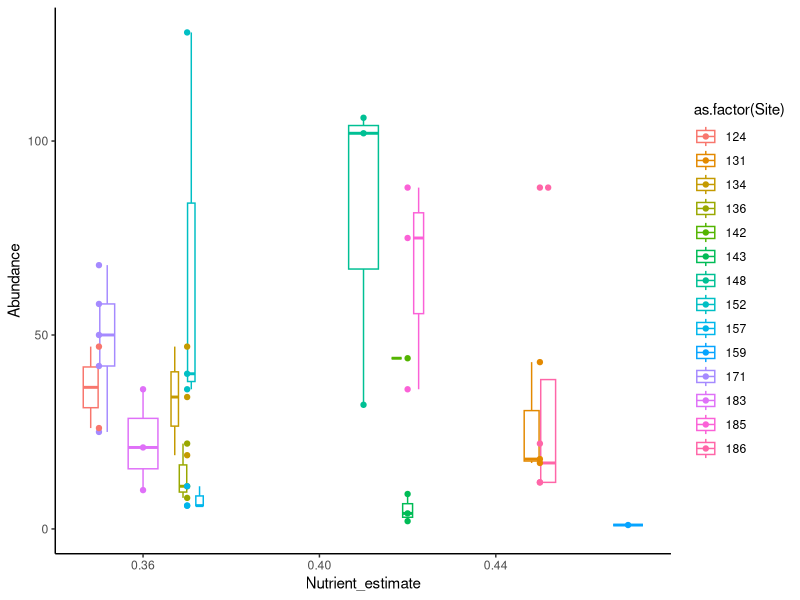
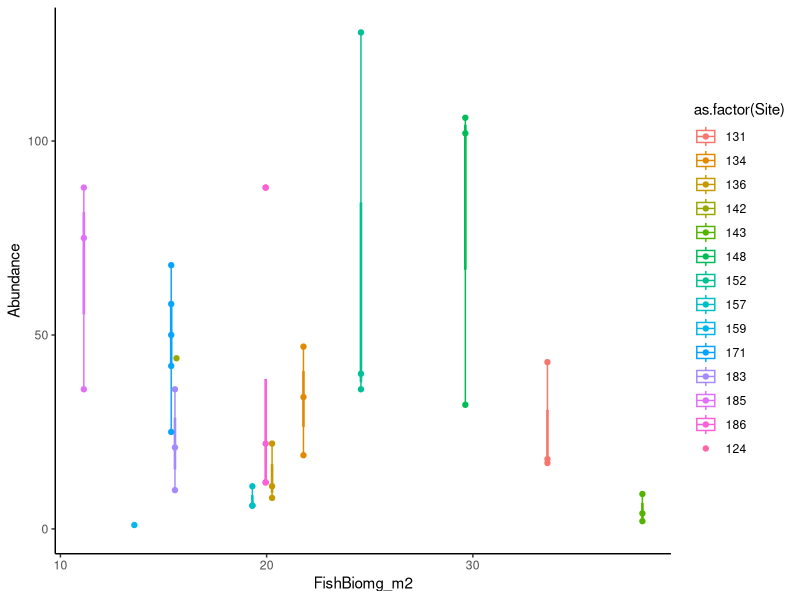
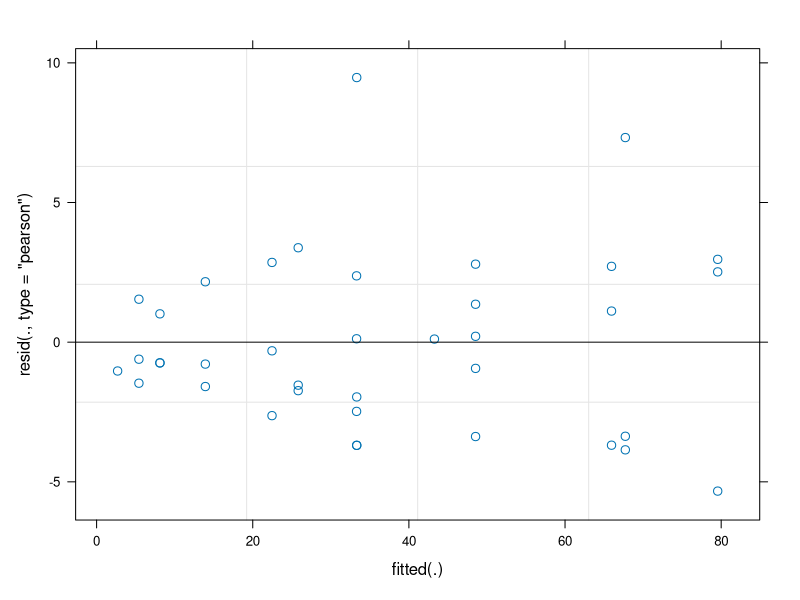
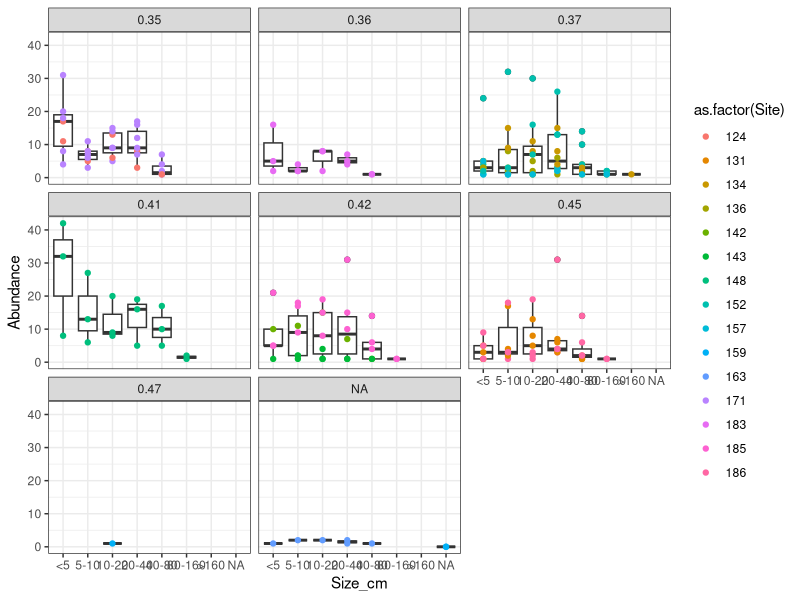
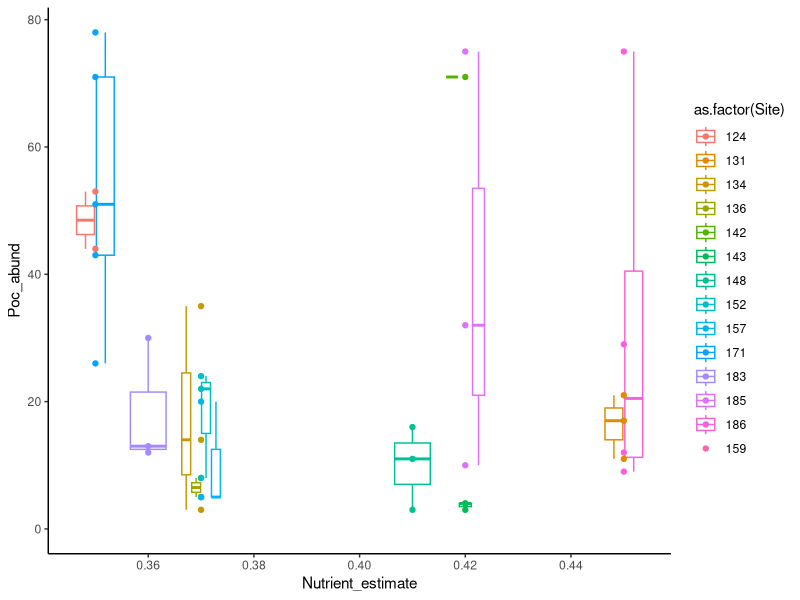
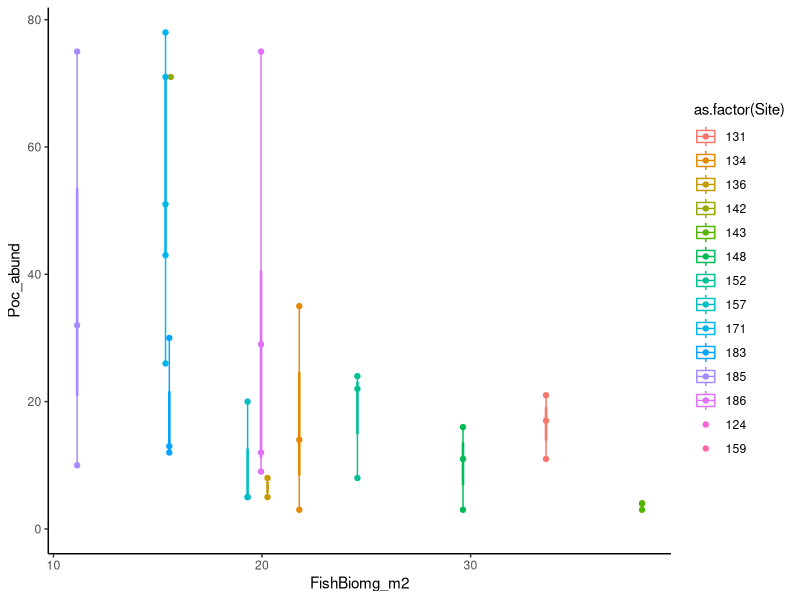
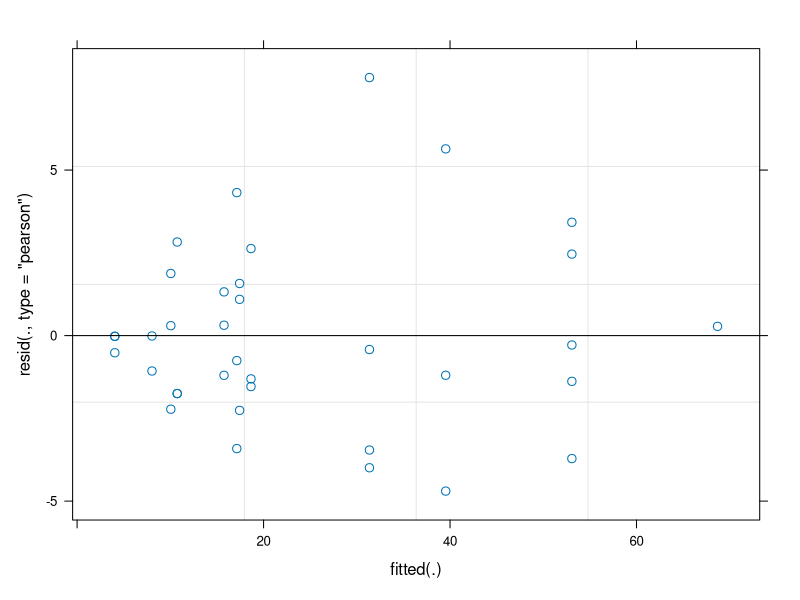
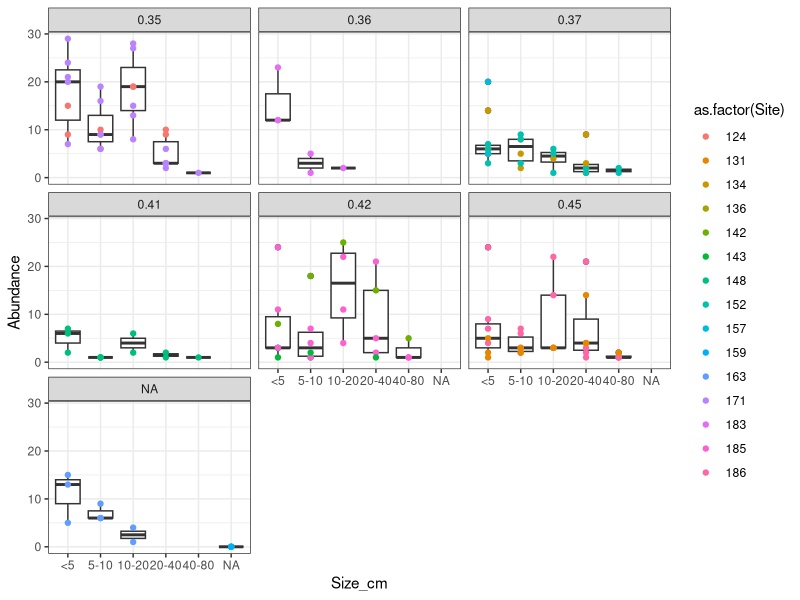

Generate these figures, in order, with R:
## ---- chunk 1
knitr::opts_chunk$set(echo = TRUE)


require(here)
require(tidyverse)
require(vegan)
require(lme4)
## ---- chunk 2
# colony counts
colonies <- read_csv(here("data/Colony_counts.csv")) %>% 
  # fix this weird date entry
  mutate(Date = case_when(
    Date == "8/21/22" ~ "8/21/2022",
    TRUE ~ Date
  ))

# bring in site visual nutrient file
nuts <- read_csv(here("data/site_metadata.csv")) 
  
# and nutrient working group file that we will use as metadata
nutMetadat <- read_csv(here("data/All_dat_withFish.csv")) 
# Make overall site stats
## ---- chunk 3
colonies %>% 
  select(Genus) %>% 
  unique() 

# fix them
colonies %>% 
  mutate(Genus = case_when(
    Genus == "Cyphestrea" ~ "Cyphastrea",
    Genus == "Fungiid" ~ "Fungiidae",
    Genus == "leptastrea" ~ "Leptastrea",
      Genus == "Leptastrea?" ~ "Leptastrea",
      Genus == "Napropora" ~ "Napopora",
      Genus == "Napropora" ~ "Napopora",
    Genus == "Napapora"~ "Napopora",
      Genus == "Pammacora" ~ "Psammocora",
      Genus == "Psammacora" ~ "Psammocora", 
      Genus == "Porites rus" ~ "Porites_rus",
      Genus == "Porites_Rus" ~ "Porites_rus",
      Genus == "Porites_Massive" ~ "Porites_massive",
    TRUE ~ Genus
  )) %>% 
  filter(Genus != "Single_polyp") -> colonies_cleaned


# check
colonies_cleaned %>% 
  select(Genus) %>% 
  unique() 
## ---- chunk 4
colonies_cleaned %>% 
  mutate(Transect = parse_number(Transect)) %>% 
  mutate(TransectSite = paste0(Site, "T", Transect)) %>% 
  group_by(Transect, TransectSite, Date, Site, Genus) %>% 
  summarize(Abundance = sum(Count)) %>% 
  ungroup() %>% 
  # replace this with the nearest station
  mutate(Site = ifelse(Site == "Gump", 159, Site)) %>% 
  mutate(Site = as.double(Site)) %>% 
  # join visual nutrient data
  full_join(nuts, by = "Site") -> genusAbund_temp

## ---- chunk 5
# select the stuff we want:
nutMetadat %>% 
  filter(TimePeriod == "2021-May") %>% 
  mutate(Site = as.double(Site)) %>% 
  select(Site, Latitude, Longitude, Distance_to_crest, Distance_to_shore, Distance_to_pass, Distance_to_deep_lagoon_water, Distance_to_population_center, Habitat, Microbial_Species_Richness, Microbial_Shannon_Diversity, Microbial_Phylogenetic_Diversity, Microbial_Evenness, Microbial_PCoA1, Microbial_PCoA2, FishNH4ug_min_m2, FishBiomg_m2) -> nmwgMetadat

# also do a separate one for 124 since it doesn't have a May 2021 line in the df:
nutMetadat %>% 
  filter(Site == 124) %>% 
  filter(TimePeriod == "2020-August") %>% 
  mutate(Site = as.double(Site)) %>% 
  select(Site, Latitude, Longitude, Distance_to_crest, Distance_to_shore, Distance_to_pass, Distance_to_deep_lagoon_water, Distance_to_population_center, Habitat, Microbial_Species_Richness, Microbial_Shannon_Diversity, Microbial_Phylogenetic_Diversity, Microbial_Evenness, Microbial_PCoA1, Microbial_PCoA2, FishNH4ug_min_m2, FishBiomg_m2) -> nmwgMetadat124
## ---- chunk 6
genusAbund_temp %>% 
  filter(Site != 124) %>% 
  left_join(nmwgMetadat) -> genusAbund_tempNo124
  
genusAbund_temp %>% 
  filter(Site == "124") %>% 
  left_join(nmwgMetadat124, by = "Site") -> genusAbund_temp124
  
  
# put them together
genusAbund_tempNo124 %>% 
  filter(Site != 163) %>% 
  bind_rows(genusAbund_temp124) -> genusAbund_Long
## ---- chunk 7
genusAbund_Long %>% 
  group_by(TransectSite, Date, Transect, Site) %>% 
  summarize(N = n()) %>% 
  select(-N) -> all_ids
## ---- chunk 8
genusAbund_Long %>% 
  filter(Genus == "Montipora") %>% 
  full_join(all_ids) %>% 
  mutate(Abundance = replace_na(Abundance, 0)) -> montipAbund

## ---- chunk 9
montipAbund %>% 
  ggplot(aes(x = Nutrient_estimate, y = Abundance, color = as.factor(Site))) +
  geom_boxplot() +
  geom_point() +
  theme_classic()
## ---- chunk 10
montipAbund %>% 
  ggplot(aes(x = FishBiomg_m2, y = Abundance, color = as.factor(Site))) +
  geom_boxplot() +
  geom_point() +
  theme_classic()
## ---- chunk 11
m.Montip <- glmer(Abundance ~ Nutrient_estimate + scale(FishBiomg_m2) + (1 | Site), data = montipAbund, family = poisson(link = "log"))
  summary(m.Montip)
  plot(m.Montip)
## ---- chunk 12
colonies_cleaned %>% 
  mutate(Transect = parse_number(Transect)) %>% 
  mutate(TransectSite = paste0(Site, "T", Transect)) %>% 
  group_by(Transect, TransectSite, Date, Site, Genus, Size_cm) %>% 
  summarize(Abundance = sum(Count)) %>% 
  ungroup() %>% 
  # replace this with the nearest station
  mutate(Site = ifelse(Site == "Gump", 159, Site)) %>% 
  mutate(Site = as.double(Site)) %>% 
  # join visual nutrient data
  full_join(nuts, by = "Site") %>% 
  filter(Genus == "Montipora") %>% 
  full_join(all_ids) %>% 
  mutate(Abundance = replace_na(Abundance, 0)) %>% 
  mutate(Size_cm = factor(Size_cm, levels = c("<5", "5-10", "10-20", "20-40", "40-80", "80-160", ">160"))) -> montipSize
## ---- chunk 13
montipSize %>% 
  #group_by(Size_cm, Nutrient_estimate) %>% 
  #summarize(Mean_abund = mean(Abundance),
  #          sd_abund = sd(Abundance)) %>% 
  ggplot(aes(x = Size_cm, y = Abundance)) + 
  geom_boxplot() +
  geom_point(aes(color = as.factor(Site))) +
  facet_wrap(~as.factor(Nutrient_estimate)) +
  theme_bw()
## ---- chunk 14
genusAbund_Long %>% 
  filter(Genus == "Pocillopora") %>% 
  full_join(all_ids) %>% 
  mutate(Abundance = replace_na(Abundance, 0)) %>% 
  rename(Poc_abund = Abundance )-> pocAbund

## ---- chunk 15
pocAbund %>% 
  ggplot(aes(x = Nutrient_estimate, y = Poc_abund, color = as.factor(Site))) +
  geom_boxplot() +
  geom_point() +
  theme_classic()
## ---- chunk 16
pocAbund %>% 
  ggplot(aes(x = FishBiomg_m2, y = Poc_abund, color = as.factor(Site))) +
  geom_boxplot() +
  geom_point() +
  theme_classic() # Huh... Wonder if that's real? 
## ---- chunk 17
m.Poc <- glmer(Poc_abund ~ Nutrient_estimate + scale(FishBiomg_m2) + (1 | Site), data = pocAbund, family = poisson(link = "log"))
  summary(m.Poc)
  plot(m.Poc)
## ---- chunk 18
colonies_cleaned %>% 
  mutate(Transect = parse_number(Transect)) %>% 
  mutate(TransectSite = paste0(Site, "T", Transect)) %>% 
  group_by(Transect, TransectSite, Date, Site, Genus, Size_cm) %>% 
  summarize(Abundance = sum(Count)) %>% 
  ungroup() %>% 
  # replace this with the nearest station
  mutate(Site = ifelse(Site == "Gump", 159, Site)) %>% 
  mutate(Site = as.double(Site)) %>% 
  # join visual nutrient data
  full_join(nuts, by = "Site") %>% 
  filter(Genus == "Pocillopora") %>% 
  full_join(all_ids) %>% 
  mutate(Abundance = replace_na(Abundance, 0)) %>% 
  mutate(Size_cm = factor(Size_cm, levels = c("<5", "5-10", "10-20", "20-40", "40-80", "80-160", ">160"))) -> pocSize
## ---- chunk 19
pocSize %>% 
  #group_by(Size_cm, Nutrient_estimate) %>% 
  #summarize(Mean_abund = mean(Abundance),
  #          sd_abund = sd(Abundance)) %>% 
  ggplot(aes(x = Size_cm, y = Abundance)) + 
  geom_boxplot() +
  geom_point(aes(color = as.factor(Site))) +
  facet_wrap(~as.factor(Nutrient_estimate)) +
  theme_bw()
## ---- chunk 20
montipAbund %>% 
  rename(Montip_abundance = Abundance) %>% 
  select(-Genus) %>% 
  full_join(pocAbund) -> WRONG
## ---- chunk 21
WRONG %>% 
  ggplot(aes(x = Montip_abundance, y = Poc_abund, color = (Nutrient_estimate))) +
  geom_point() +
  # 1:1 line
  geom_abline(slope = 1, intercept = 0) +
  scale_colour_gradient(low = "gray", high = "red") +
  theme_classic()
## ---- chunk 22
mPocMonti <- glm(Poc_abund ~ Montip_abundance + Nutrient_estimate + Montip_abundance:Nutrient_estimate, family = poisson, data = WRONG)
  summary(mPocMonti)
  plot(mPocMonti)
## ---- chunk 23
pred <- expand.grid(Montip_abundance = seq(from = min(WRONG$Montip_abundance, na.rm = TRUE),
                         to = max(WRONG$Montip_abundance, na.rm = TRUE),
                         length.out = length(WRONG$Montip_abundance)),
                    Nutrient_estimate = c(min(WRONG$Nutrient_estimate, na.rm = TRUE),
                                          mean(WRONG$Nutrient_estimate, na.rm = TRUE),
                         max(WRONG$Nutrient_estimate, na.rm = TRUE)))



pred$PredPocAbund <- predict(mPocMonti, 
                 pred, 
                 type = "response")


# plot
pred %>% 
  ggplot(aes(x = Montip_abundance, y = PredPocAbund, color = Nutrient_estimate)) +
  #ylab("Predicted Pocillopora abundance") +
  scale_colour_gradient(low = "gray", high = "red") +
  geom_point() +
  theme_classic()


  # ggsave(here("figures/PredTrapeziidabund.jpg"), width = 4.5, height = 3, dpi = 500)
## ---- chunk 24
genusAbund_Long %>% 
  pivot_wider(names_from = Genus, values_from = Abundance) %>% 
  # replace NA's with zeros
  mutate_all(~replace(., is.na(.), 0)) -> spp_matrix_wide # for no coral_ID remove beginning columns
## ---- chunk 25
spp_mat_rare <- spp_matrix_wide[, colSums(spp_matrix_wide != 0) >= round(dim(spp_matrix_wide)[1]*0.05)] # at least 5% of samples
## ---- chunk 26
# get index for where coral columns start
first_coral <- grep("Acropora", colnames(spp_mat_rare))

shann.in <- diversity(spp_mat_rare[,first_coral:dim(spp_mat_rare)[2]], index = "shannon")
simp.in <- diversity(spp_mat_rare[,first_coral:dim(spp_mat_rare)[2]], index = "simpson")
invSimp.in <- diversity(spp_mat_rare[,first_coral:dim(spp_mat_rare)[2]], index = "invsimpson")
spp.rich <- specnumber(spp_mat_rare[,first_coral:dim(spp_mat_rare)[2]])



div.metrics <- cbind(shann.in, simp.in, invSimp.in, spp.rich, spp_mat_rare[,1:(first_coral-1)]) 
  

## ---- chunk 27
# shannon
div.metrics %>% 
  ggplot(aes(x = as.factor(Site), y = shann.in, fill = KellyDeron_habitat)) +
  geom_boxplot() +
  ylab("Shannon diversity") +
  theme_classic()

# spp richness
div.metrics %>% 
  ggplot(aes(x = as.factor(Site), y = spp.rich, fill = KellyDeron_habitat)) +
  geom_boxplot() +
  ylab("Species richness") +
  theme_classic()


# simpson
div.metrics %>% 
  ggplot(aes(x = as.factor(Site), y = simp.in, fill = KellyDeron_habitat)) +
  geom_boxplot() +
  ylab("Simpson's index") +
  theme_classic()

# inverse simpson
div.metrics %>% 
  ggplot(aes(x = as.factor(Site), y = invSimp.in, fill = KellyDeron_habitat)) +
  geom_boxplot() +
  theme_classic()

## ---- chunk 28
# shannon
div.metrics %>% 
 #filter(Site != 159) %>% 
  ggplot(aes(x = Nutrient_estimate, y = shann.in, color = as.factor(Site))) +
  geom_boxplot() +
  geom_point() +
  ylab("Shannon diversity") +
  theme_classic() # Gump is just crazy..

# spp richness
div.metrics %>% 
  #filter(Site != 159) %>% 
  ggplot(aes(x = Nutrient_estimate, y = spp.rich, color = as.factor(Site))) +
  geom_boxplot() +
  geom_point() +
  ylab("Coral species richness") +
  xlab("Visual Nutrient Estimate") +
  theme_classic()

ggsave(here("figures/SppRichNut.jpg"), width = 7, height = 4.6, dpi = 500)


# simpson
div.metrics %>% 
  #filter(Site != 159) %>% 
  ggplot(aes(x = Nutrient_estimate, y = simp.in, color = as.factor(Site))) +
  geom_boxplot() +
  geom_point() +
  ylab("Simpson's index") +
  theme_classic()


# inverse simpson
div.metrics %>% 
  #filter(Site != 159) %>% 
  ggplot(aes(x = Nutrient_estimate, y = invSimp.in, color = as.factor(Site))) +
  geom_boxplot() +
  geom_point() +
  theme_classic()

## ---- chunk 29
m.sppRich <- glm(spp.rich ~ Nutrient_estimate, family = poisson, data = div.metrics)
  summary(m.sppRich)
  plot(m.sppRich)
  
# What about without Gump?
m.sppRichnoGump <- glm(spp.rich ~ Nutrient_estimate, family = poisson, data = subset(div.metrics, Site != 159))
  summary(m.sppRichnoGump) # nope
  plot(m.sppRichnoGump)  

## ---- chunk 30
# distance to shore
div.metrics %>% 
  filter(Site != 159) %>% 
  ggplot(aes(x = Distance_to_shore, y = spp.rich, color = as.factor(Site))) +
  geom_boxplot() +
  geom_point() +
  ylab("Species richness") +
  theme_classic()

# distance to crest--kinda interesting
div.metrics %>% 
  filter(Site != 159) %>% 
  ggplot(aes(x = Distance_to_crest, y = spp.rich, color = as.factor(Site))) +
  geom_boxplot() +
  geom_point() +
  ylab("Species richness") +
  theme_classic()


div.metrics %>% 
  filter(Site != 159) %>% 
  ggplot(aes(x = Distance_to_crest, y = spp.rich, color = as.factor(Site))) +
  geom_boxplot() +
  geom_point() +
  ylab("Species richness") +
  theme_classic()


# Distance_to_pass
div.metrics %>% 
  filter(Site != 159) %>% 
  ggplot(aes(x = Distance_to_crest, y = spp.rich, color = as.factor(Site))) +
  geom_boxplot() +
  geom_point() +
  ylab("Species richness") +
  theme_classic()


# Distance_to_population_center
div.metrics %>% 
  filter(Site != 159) %>% 
  ggplot(aes(x = Distance_to_population_center, y = spp.rich, group = as.factor(Site), fill = Nutrient_estimate)) +
  geom_boxplot() +
  geom_point() +
  ylab("Coral pecies richness") +
  xlab("Distance to population center") +
  scale_fill_gradient(low = "gray", high = "red") +
  theme_classic() # interesting maybe?

ggsave(here("figures/SppRichDistPop.jpg"), width = 7, height = 4.6, dpi = 500)



# Microbial_Species_Richness
div.metrics %>% 
  #filter(Site != 159 ) %>% 
  filter(Site != 124) %>% 
  ggplot(aes(x = Microbial_Species_Richness, y = spp.rich, color = as.factor(Site))) +
  geom_boxplot() +
  geom_point() +
  ylab("Coral species richness") +
  xlab("Microbe species richness") +
  theme_classic() # potentially cool!

ggsave(here("figures/SppRichMicrobe.jpg"), width = 7, height = 4.6, dpi = 500)


# Microbial_Shannon_Diversity
div.metrics %>% 
  #filter(Site != 159 ) %>% 
  filter(Site != 124) %>% 
  ggplot(aes(x = Microbial_Shannon_Diversity, y = spp.rich, color = as.factor(Site))) +
  geom_boxplot() +
  geom_point() +
  ylab("Coral species richness") +
  xlab("Microbe shannon diversity")+
  theme_classic() # potentially cool?

ggsave(here("figures/SppRichMicrobeShann.jpg"), width = 7, height = 4.6, dpi = 500)


# Microbial_Phylogenetic_Diversity
div.metrics %>% 
  filter(Site != 159) %>% 
  filter(Site != 124) %>% 
  ggplot(aes(x = Microbial_Phylogenetic_Diversity, y = spp.rich, color = as.factor(Site))) +
  geom_boxplot() +
  geom_point() +
  ylab("Species richness") +
  theme_classic()

# Microbial_Evenness
div.metrics %>% 
  filter(Site != 159) %>% 
  filter(Site != 124) %>% 
  ggplot(aes(x = Microbial_Evenness, y = spp.rich, color = as.factor(Site))) +
  geom_boxplot() +
  geom_point() +
  ylab("Species richness") +
  theme_classic() # cool


# Microbial_PCoA1
div.metrics %>% 
  #filter(Site != 159) %>% 
  filter(Site != 124) %>% 
  ggplot(aes(x = Microbial_PCoA1, y = spp.rich, color = as.factor(Site))) +
  geom_boxplot() +
  geom_point() +
  ylab("Species richness") +
  theme_classic() 



# FishBiomg_m2
div.metrics %>% 
  filter(Site != 159) %>% 
  filter(Site != 124) %>% 
  ggplot(aes(x = FishBiomg_m2, y = spp.rich, color = as.factor(Site))) +
  geom_boxplot() +
  geom_point() +
  ylab("Species richness") +
  theme_classic() 


## ---- chunk 31
m.sppRichDist <- glmer(spp.rich ~ Nutrient_estimate + scale(Distance_to_population_center) + Nutrient_estimate:scale(Distance_to_population_center) + (1 | Site), data = div.metrics, family = poisson(link = "log"))  
  summary(m.sppRichDist)
  
  
# microbes?
m.sppRichMicrobe <- glmer(spp.rich ~ scale(Microbial_Species_Richness) + (1 | Site), data =div.metrics, family = poisson(link = "log"))  
  summary(m.sppRichMicrobe)
  

m.sppRichDistHab <- glmer(spp.rich ~ Nutrient_estimate + KellyDeron_habitat + Nutrient_estimate:KellyDeron_habitat + (1 | Site), data = div.metrics, family = poisson(link = "log"))  
  summary(m.sppRichDistHab)
    
  
## ---- chunk 32
pred <- expand.grid(Distance_to_population_center = seq(from = min(div.metrics$Distance_to_population_center, na.rm = TRUE),
                         to = max(div.metrics$Distance_to_population_center, na.rm = TRUE),
                         length.out = length(div.metrics$Distance_to_population_center)),
                    Nutrient_estimate = c(min(div.metrics$Nutrient_estimate, na.rm = TRUE),
                                          mean(div.metrics$Nutrient_estimate, na.rm = TRUE),
                         max(div.metrics$Nutrient_estimate, na.rm = TRUE)),
                    Site = unique(div.metrics$Site))



pred$PredSppRich <- predict(m.sppRichDist, 
                 pred, 
                 type = "response")


# plot
pred %>% 
  ggplot(aes(x = Distance_to_population_center, y = PredSppRich, color = Nutrient_estimate)) +
  geom_point() +
  ylab("Predicted coral species richness") +
  xlab("Distance to population center") +
  scale_color_gradient(low = "gray", high = "red") +
  facet_wrap(~Nutrient_estimate) +
  theme_classic() # interesting maybe?
  



# ggsave(here("figures/PredTrapeziidabund.jpg"), width = 4.5, height = 3, dpi = 500)
## ---- chunk 33
pred <- expand.grid(Distance_to_population_center = seq(from = min(div.metrics$Distance_to_population_center, na.rm = TRUE),
                         to = max(div.metrics$Distance_to_population_center, na.rm = TRUE),
                         length.out = length(div.metrics$Distance_to_population_center)),
                    Nutrient_estimate = c(min(div.metrics$Nutrient_estimate, na.rm = TRUE),
                                          mean(div.metrics$Nutrient_estimate, na.rm = TRUE),
                         max(div.metrics$Nutrient_estimate, na.rm = TRUE)),
                    Site = unique(div.metrics$Site),
                    KellyDeron_habitat = unique(div.metrics$KellyDeron_habitat))



pred$PredSppRich <- predict(m.sppRichDistHab, 
                 pred, 
                 type = "response")


# plot
pred %>% 
  mutate(KellyDeron_habitat = factor(KellyDeron_habitat, levels = c("Fringing_reef", "Mid_lagoon", "Reef_pass"))) %>% 
  ggplot(aes(x = Nutrient_estimate, y = PredSppRich, color = Nutrient_estimate)) +
  geom_point() +
  geom_line() +
  ylab("Predicted coral species richness") +
  xlab("Visual nutrient estimate") +
  scale_color_gradient(low = "gray", high = "red") +
  facet_wrap(~KellyDeron_habitat) +
  theme_classic() # interesting maybe?
  



# ggsave(here("figures/PredTrapeziidabund.jpg"), width = 4.5, height = 3, dpi = 500)
